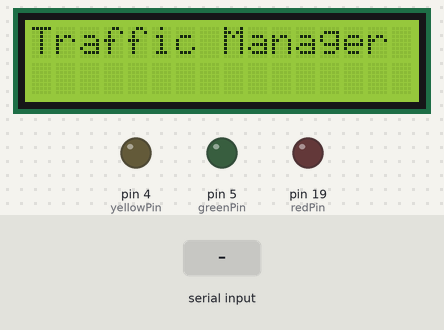
Recording of a sketch running on a simulated Arduino Uno, built with avr-gcc and run on an emulated ATmega328P. Parts: 16×2 character LCD, output pins drawn as LEDs (lit = HIGH). The test bench sets the inputs (shaded band). What the sketch prints to the serial monitor is not drawn.

Above: at 1.2 s.
1.3 s: "g,1\n" received over Serial
At 2.1 s:
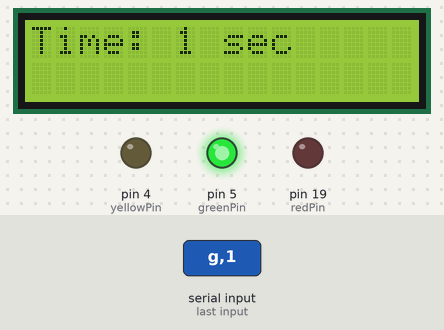
At 3.8 s:
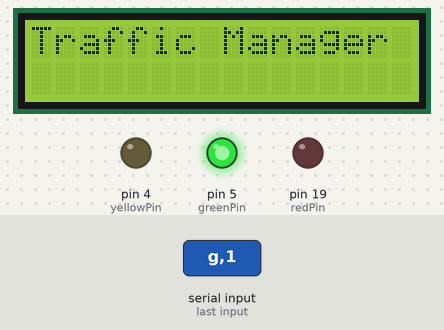
4.3 s: "r,150\n" received over Serial
At 4.7 s:
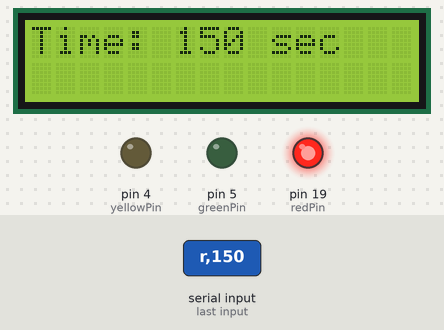
Timing chart, 0 to 7.3 s (numbered marks = the images above; inputs shaded):
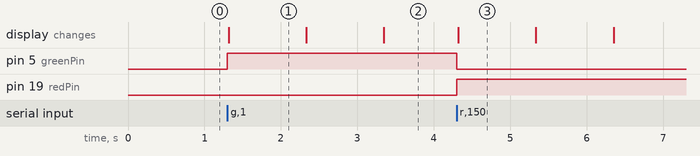

Measured:
- after the input at 1.3 s, pin 5 (greenPin): LOW → HIGH at once; the display: changes at once (image 1)
- after the input at 4.3 s, pin 5 (greenPin): HIGH → LOW at once; pin 19 (redPin): LOW → HIGH at once; the display: changes at once (image 3)
- what the display in image 1 shows lasts 1.0 s, from 1.3 s to 2.3 s

The sketch:

ardinuo_full.ino
```cpp
#include <LiquidCrystal_I2C.h>

// set the LCD number of columns and rows
int lcdColumns = 16;
int lcdRows = 2;

// set traffic signa pins
const int redPin = 19;
const int yellowPin = 4;
const int greenPin = 5;//25


// set LCD address
LiquidCrystal_I2C lcd(0x27, lcdColumns, lcdRows);

int countdownSeconds = 30;  // ← تبدأ العد من 30 ثانية

void setup(){
  pinMode(redPin, OUTPUT);
  pinMode(yellowPin, OUTPUT);
  pinMode(greenPin, OUTPUT);

  Serial.begin(115200); // Set baud rate
  lcd.init();
  lcd.backlight();


  lcd.setCursor(0, 0);
  lcd.print("Traffic Manager");

}

void loop(){
  if (Serial.available()) {
    String data = Serial.readStringUntil('\n'); // Read incoming character
    int commaIndex = data.indexOf(',');
    if (commaIndex > 0) {
      String action = data.substring(0, commaIndex);
      int duration = data.substring(commaIndex + 1).toInt();
      Serial.print("LED Index: ");
      Serial.print(action);
      Serial.print(" | Value: ");
      Serial.println(duration);
      set_action(action);
      set_duration(duration);
    }
  }


}
void set_action(String command){
    if (command == "g") {
      digitalWrite(greenPin, HIGH); // Turn on LED
      digitalWrite(redPin, LOW);
      digitalWrite(yellowPin, LOW);
    } else if (command == "r"){
      digitalWrite(greenPin, LOW); // Turn off LED if any other char
      digitalWrite(redPin, HIGH);
      digitalWrite(yellowPin, LOW);
    }
    else if (command == "y"){
      digitalWrite(greenPin, LOW); // Turn off LED if any other char
      digitalWrite(redPin, LOW);
      digitalWrite(yellowPin, HIGH);
    }
}
void set_duration(int duration){
  for (int i = duration; i >= 0; i--) {
    lcd.setCursor(0, 0);
    lcd.print("Time: ");
    lcd.print(i);
    lcd.print(" sec     ");
    delay(1000);
  }
  lcd.setCursor(0, 0);
  lcd.print("Traffic Manager");
}
```
